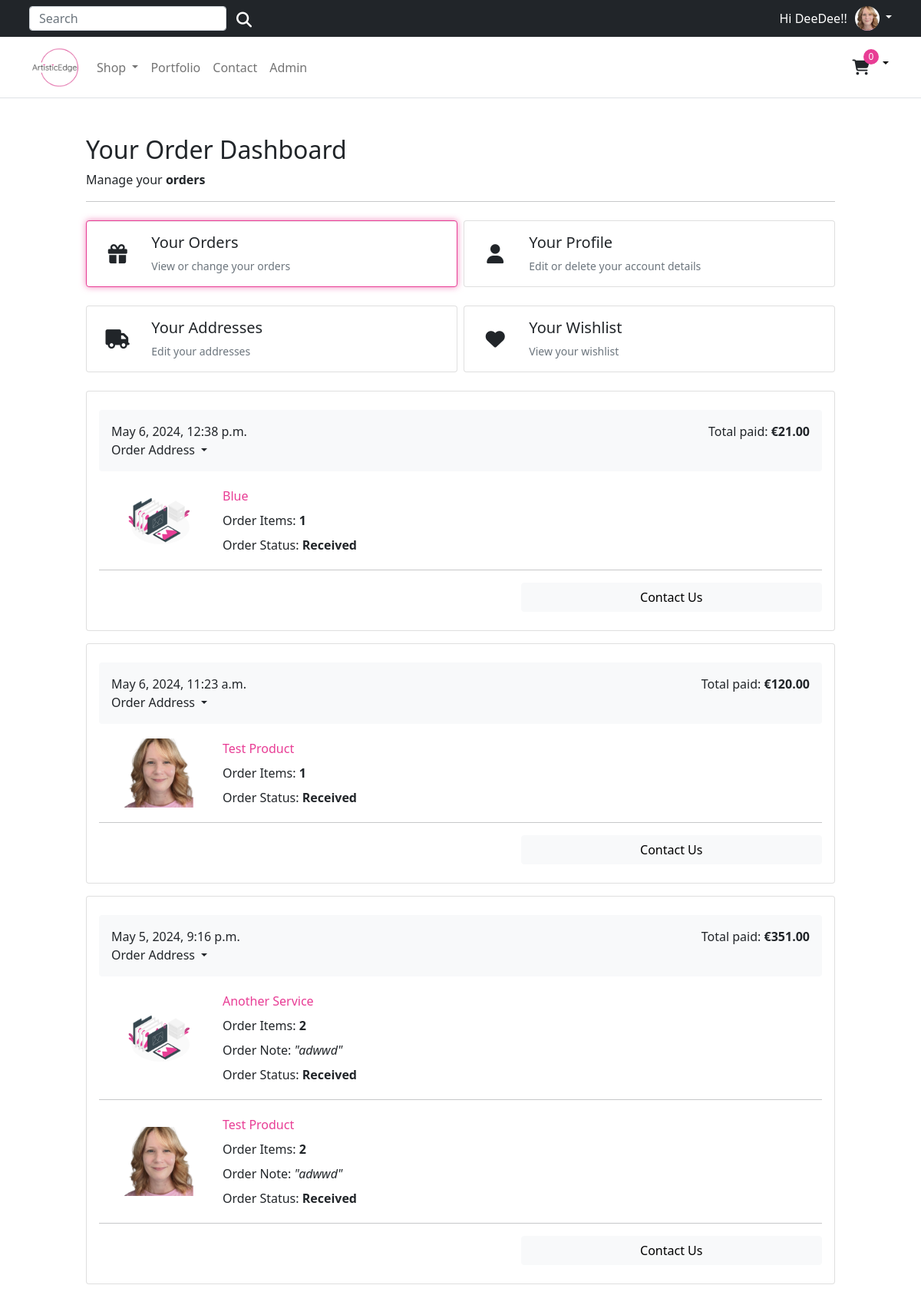
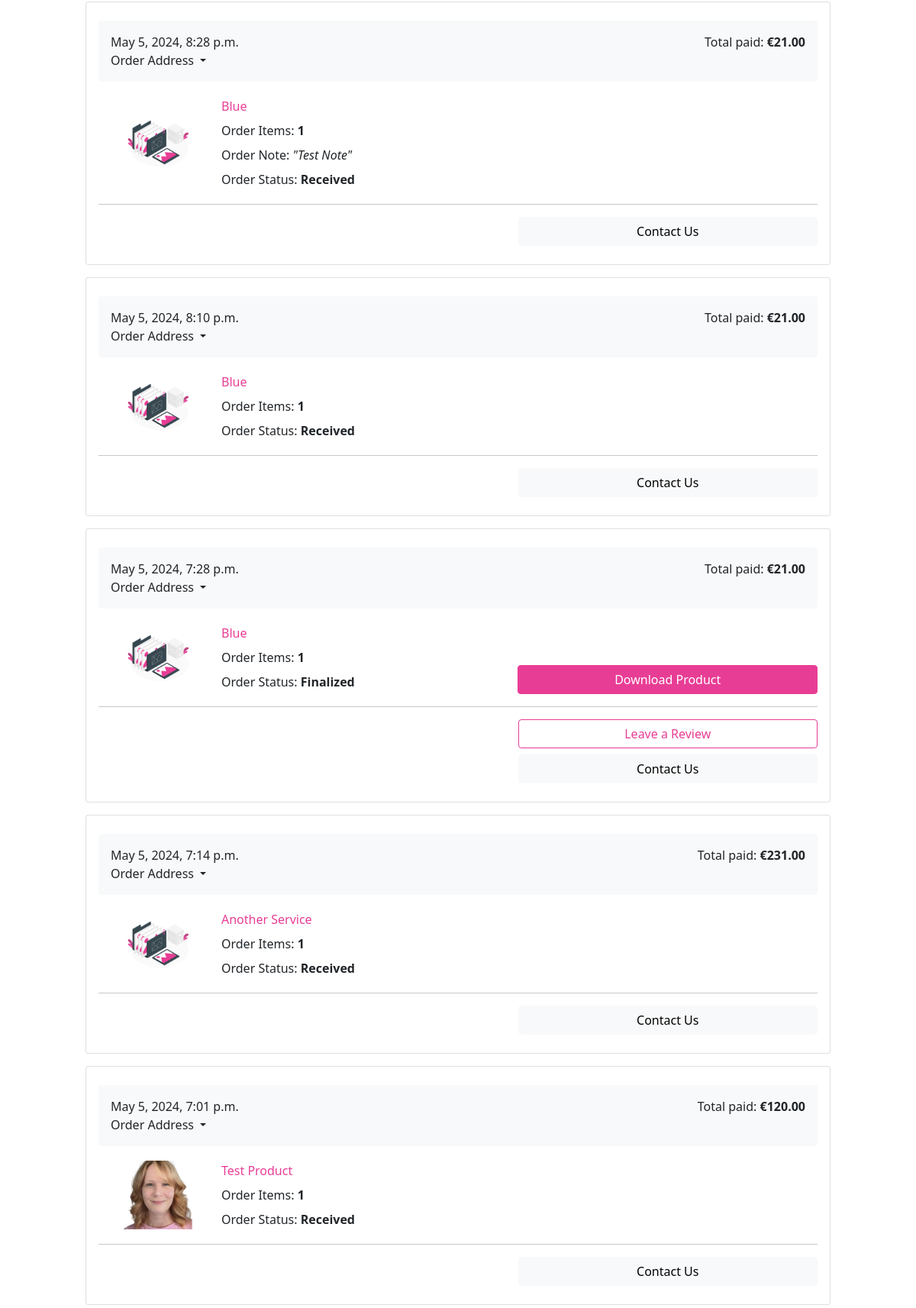
The app's page /account/dashboard/ (signed in, upper part) with its own data (2 pictures, top to bottom).
### account/models.py (models this page shows, shortened)
class Customer(AbstractBaseUser, PermissionsMixin):
    email = models.EmailField(_('email address'), unique=True)
    name = models.CharField(max_length=150)
    mobile = models.CharField(max_length=20, blank=True)
    profile_image = models.ImageField(_('profile image'), upload_to='profile_images/', null=True, blank=True)
    is_active = models.BooleanField(default=False)
    is_staff = models.BooleanField(default=False)
    created = models.DateTimeField(auto_now_add=True)
    updated = models.DateTimeField(auto_now=True)
    objects = CustomAccountManager()
    USERNAME_FIELD = 'email'
    REQUIRED_FIELDS = ['name']
    class Meta:
        verbose_name = "Accounts"
        verbose_name_plural = "Accounts"

### orders/models.py (models this page shows, shortened)
class Order(models.Model):
    user = models.ForeignKey(settings.AUTH_USER_MODEL, on_delete=models.CASCADE, related_name='order_user')
    full_name = models.CharField(_("Full Name"), max_length=150, default='No name provided')
    phone = models.CharField(_("Phone Number"), max_length=50, default='No phone provided')
    address_line = models.CharField(_("Address Line 1"), max_length=255, default='No address provided')
    address_line2 = models.CharField(_("Address Line 2"), max_length=255, default='No address provided')
    town_city = models.CharField(_("City, State"), max_length=150, default='No city provided')
    country = models.CharField(_("Country"), max_length=200, null=True, blank=True, choices=[('', 'Select Country')] + list(CountryField().choices))
    postcode = models.CharField(_("Postcode"), max_length=50, default='No post code provided')
    created = models.DateTimeField(auto_now_add=True)
    updated = models.DateTimeField(auto_now=True)
    total_paid = models.DecimalField(max_digits=5, decimal_places=2)
    order_key = models.CharField(max_length=200)
    buyer_note = models.TextField(blank=True, null=True, max_length=500)
    billing_status = models.BooleanField(default=False)
    STATUS_CHOICES = (
        ('received', 'Received'),
        ('in_progress', 'In Progress'),
        ('finalized', 'Finalized'),
    )
    order_status = models.CharField(max_length=20, choices=STATUS_CHOICES, default='received')
    digital_product = models.FileField(upload_to='orders/products/', blank=True, null=True)
    class Meta:
        ordering = ('-created',)

class OrderItem(models.Model):
    order = models.ForeignKey(Order,
                              related_name='items',
                              on_delete=models.CASCADE)
    product = models.ForeignKey(Product,
                                related_name='order_items',
                                on_delete=models.CASCADE)
    price = models.DecimalField(max_digits=5, decimal_places=2)
    quantity = models.PositiveIntegerField(default=1)

### store/models.py (models this page shows)
class Product(models.Model):
    category = models.ForeignKey(Category, related_name='product', on_delete=models.CASCADE)
    created_by = models.ForeignKey(settings.AUTH_USER_MODEL, on_delete=models.CASCADE, related_name='product_creator')
    title = models.CharField(max_length=255)
    description = models.TextField(blank=True)
    image = models.ImageField(upload_to='images/product/', default='images/default.png')
    image_alt_text = models.CharField(max_length=255, blank=True, help_text='Product Image Alternate Text')
    slug = models.SlugField(max_length=255)
    price = models.DecimalField(max_digits=10, decimal_places=2)
    in_stock = models.BooleanField(default=True)
    is_active = models.BooleanField(default=True)
    created = models.DateTimeField(auto_now_add=True)
    updated = models.DateTimeField(auto_now=True)
    users_wishlist = models.ManyToManyField(settings.AUTH_USER_MODEL, related_name="user_wishlist", blank=True)
    average_rating = models.FloatField(default=0.0, help_text="Average Rating of the Product")
    ratings_count = models.IntegerField(default=0, help_text="Total Number of Ratings")
    objects = models.Manager()
    products = ProductManager()
    class Meta:
        verbose_name_plural = 'Products'
        ordering = ('-created',)
    def get_absolute_url(self):
        return reverse('store:product_detail', args=[self.slug])
    def __str__(self):
        return self.title

### account/views.py (the view)
# urls.py: path('dashboard/', views.dashboard, name='dashboard'),
@login_required
def dashboard(request):
    orders = user_orders(request)
    return render(request,
                  'account/user/dashboard.html', {'orders': orders})

### templates/account/user/dashboard.html (shortened to what this page needs)
{% extends "../../base.html" %}
{% load static %}
{% block content %}
<div class="container" style="max-width: 1000px">
    <div class="col-12">
      <h1 class="h2">Your Order Dashboard</h1>
    </div>
    <div class="col-12 d-flex justify-content-between">
      <div>Manage your <b>orders</b></div>
    </div>
    <hr />
    <div class="row row-cols-1 row-cols-sm-2 row-cols-md-2 g-2 pt-2">
      <div class="col">
        <a href="{% url "account:dashboard" %}" class="text-reset text-decoration-none" role="button" style="max-width: 540px;">
        <div id="ordersCard" class="card mb-3">
          <div class="row g-0">
            <div class="col-2 position-relative">
              <i class="fa-solid fa-gift position-absolute top-50 start-50 translate-middle" style="font-size: 25px;"></i>
            </div>
            <div class="col-10">
              <div class="card-body ps-0 ps-md-1">
                <h1 class="h5">Your Orders</h1>
                <p class="card-text small text-muted">View or change your orders</p>
              </div>
            </div>
          </div>
        </div>
        </a>
      </div>
      <div class="col">
        <a href="{% url "account:edit_details" %}" class="text-reset text-decoration-none" role="button" style="max-width: 540px;">
        <div id="profileCard" class="card mb-3">
          <div class="row g-0">
            <div class="col-2 position-relative">
              <i class="fa-solid fa-user position-absolute top-50 start-50 translate-middle" style="font-size: 25px;"></i>
            </div>
            <div class="col-10">
              <div class="card-body ps-0 ps-md-1">
                <h1 class="h5">Your Profile</h1>
                <p class="card-text small text-muted">Edit or delete your account details</p>
              </div>
            </div>
          </div>
        </div>
        </a>
      </div>
      <div class="col">
        <a href="{% url "account:addresses" %}" class="text-reset text-decoration-none" role="button" style="max-width: 540px;">
        <div id="addressesCard" class="card mb-3">
          <div class="row g-0">
            <div class="col-2 position-relative">
              <i class="fa-solid fa-truck position-absolute top-50 start-50 translate-middle" style="font-size: 25px;"></i>
            </div>
            <div class="col-10">
              <div class="card-body ps-0 ps-md-1">
                <h1 class="h5">Your Addresses</h1>
                <p class="card-text small text-muted">Edit your addresses</p>
              </div>
            </div>
          </div>
        </div>
        </a>
      </div>
      <div class="col">
        <a href="{% url "account:wishlist" %}" class="text-reset text-decoration-none" role="button" style="max-width: 540px;">
        <div id="wishlistCard" class="card mb-3">
          <div class="row g-0">
            <div class="col-2 position-relative">
              <i class="fa-solid fa-heart position-absolute top-50 start-50 translate-middle" style="font-size: 25px;"></i>
            </div>
            <div class="col-10">
              <div class="card-body ps-0 ps-md-1">
                <h1 class="h5">Your Wishlist</h1>
                <p class="card-text small text-muted">View your wishlist</p>
              </div>
            </div>
          </div>
        </div>
        </a>
      </div>
</div>
<div class="container px-0 pt-2" id="orderDetails">
  {% for order in orders %}
  <div class="card mb-3 rounded-2 p-3">
      <div class="row g-3 p-2">
          <div class="col-12 bg-light p-3 d-flex justify-content-between rounded-2">
              <div class="d-flex d-flex-inline">
                  <div class="pe-3">
                      {{ order.created }}
                      <div class="dropdown">
                          <a class="text-reset text-decoration-none dropdown-toggle" href="#" role="link" id="dropdownLink" data-bs-toggle="dropdown" aria-expanded="false">
                              Order Address
                          </a>
                      </div>
                  </div>
              </div>
              <div class="text-end">
                  Total paid: <span class="fw-bold">€{{ order.total_paid }}</span>
              </div>
          </div>
          <div class="col-md-12 col-lg-12 p-0">
              {% for item in order.items.all %}
              <div class="card mb-3 border-0">
                  <div class="row g-0">
                      <div class="col-md-2 col-md-2 d-flex justify-content-center align-items-center">
                          <img class="img-fluid" style="width:90px" src="{{item.product.image.url}}" />
                      </div>
                      <div class="col-12 col-md-5">
                          <div class="card-body p-1">
                              <a class="text-decoration-none" href="{{ item.product.get_absolute_url }}">
                                  <p class="card-text">{{item.product|title}}</p>
                              </a>
                              <div class="mt-2">
                                  Order Items: <span class="fw-bold">{{ order.items.all|length }}</span>
                              </div>
                              {% if order.buyer_note %}
                              <div class="mt-2">
                                  Order Note:
                                  <span class="fst-italic">
                                      "{{ order.buyer_note }}"
                                  </span>
                              </div>
                              {% endif %}
                              <div class="mt-2">
                                  Order Status: <span class="fw-bold">{{ order.get_order_status_display }}</span>
                              </div>
                          </div>
                      </div>
                      <div class="text-end d-flex flex-column justify-content-end col-12 col-md-5">
                          {% if order.order_status == 'finalized' and order.digital_product %}
                          <div>
                              <a href="{{ order.digital_product.url }}" class="btn btn-primary mt-2 col-12" download>
                                  Download Product
                              </a>
                          </div>
                          {% endif %}
                      </div>
                  </div>
              </div>
              <hr>
              <div class="row g-0">
                <div class="col-12 col-lg-5 ms-lg-auto text-end">
                  {% if order.order_status == 'finalized' %}
                  <button class="btn btn-secondary open-review-btn w-100 w-lg-auto mb-2"
                  data-product-id="review-{{ order.id }}-{{ item.product.id }}" type="button">
                  Leave a Review
                  </button>
                  {% endif %}
                </div>
              </div>
              {% endfor %}
              <div class="row g-0">
                <div class="col-12 col-lg-5 ms-lg-auto text-end">
                  <button class="btn btn-light problem-with-order-button w-100 w-lg-auto" type="button">Contact Us</button>
                </div>
              </div>
          </div>
      </div>
  </div>
  {% endfor %}
</div>
{% endblock %}

### templates/base.html (shortened to what this page needs)
{% load static %}
<!DOCTYPE html>
<html lang="en">
<head>
  {% block corecss %}
    <link href="https://cdn.jsdelivr.net/npm/bootstrap@5.0.0-beta1/dist/css/bootstrap.min.css" rel="stylesheet">
    <link rel="stylesheet" href="https://code.jquery.com/ui/1.13.1/themes/base/jquery-ui.css">
    <link rel="stylesheet" href="{% static 'css/style.css' %}">
  {% endblock%}
</head>
<body>
    <div class="top-banner-container bg-dark">
      <div class="top-banner container bg-dark">
        <div class="d-flex align-items-left flex-grow-1">
          <form class="d-md-flex d-none search-form" method="GET" action="{% url 'store:all_products' %}">
            <input class="form-control top-search-bar" type="search" name="q" placeholder="Search" aria-label="Search">
            <button class="btn search-button" type="submit"><i class="fas fa-search text-white" aria-hidden="true"></i></button>
          </form>
        </div>
        {% if request.user.is_authenticated %}
          <span class="greeting-text">
            Hi {{ request.user.name }}!
          </span>
          <div class="dropdown text-end">
            <a href="#" class="d-block link-body-emphasis text-decoration-none dropdown-toggle" data-bs-toggle="dropdown" aria-expanded="false">
              {% if request.user.profile_image %}
                <img src="{{ request.user.profile_image.url }}" alt="{{ request.user.name }}" width="32" height="32" class="rounded-circle">
              {% else %}
                {% comment %} Default profile image if user has not uploaded one {% endcomment %}
                <img src="{% static 'images/default_profile.png' %}" alt="Default Profile Image" width="32" height="32" class="rounded-circle">
              {% endif %}
            </a>
          </div>
        {% else %}
          <a href="{% url 'account:login' %}">Sign in</a>&nbsp;<span class="text-muted"> or</span>&nbsp;<a href="{% url 'account:register' %}">Register</a>
        {% endif %}
      </div>
    </div>
    <header>
      <nav class="navbar navbar-expand-md navbar-light bg-white border-bottom">
        <div class="container">
          <div class="d-flex w-100 navbar-collapse">
            <a class="navbar-brand d-none d-md-block" href="/">
              <img src="{% static 'images/logo.png' %}" height="60">
            </a>
            <ul class="navbar-nav me-auto mb-2 mb-md-0">
              <li class="nav-item dropdown">
                <a class="nav-link dropdown-toggle d-none d-md-block fw500" href="#" id="navbarDropdown" role="button"
                  data-bs-toggle="dropdown" aria-expanded="false">
                  Shop
                </a>
              </li>
              <li class="nav-item">
                <a class="nav-link d-none d-md-block fw500" href="{% url 'store:portfolio' %}" aria-expanded="false">
                  Portfolio
                </a>
              </li>
              <li class="nav-item">
                <a class="nav-link d-none d-md-block fw500" href="{% url 'store:all_products' %}#contact-form-section" aria-expanded="false">
                  Contact
                </a>
              </li>
              {% if request.user.is_authenticated and request.user.is_staff %}
              <li class="nav-item">
                <a class="nav-link d-none d-md-block fw500" href="{% url 'admin:index' %}" target="_blank">Admin</a>
              </li>
              {% endif %}
            </ul>
            <div class="dropdown text-end d-flex align-center">
                <a type="button" role="button" href="{% url 'store_basket:basket_summary' %}" class="btn store-basket">
                  {% with total_qty=basket|length %}
                      <div id="basket-qty" class="d-inline-flex">
                          {% if total_qty > 0 %}
                              {{ total_qty }}
                          {% else %}
                              0
                          {% endif %}
                      </div>
                  {% endwith %}
                  <i class="fa-solid fa-cart-shopping" aria-hidden="true"></i>
                </a>
                <a href="#" class="d-block link-body-emphasis text-decoration-none dropdown-toggle basket-toggle" data-bs-toggle="dropdown" aria-expanded="false">
                </a>
                </div>
          </div>
        </div>
      </nav>
    </header>
  <main class="main">
    <div class="py-5">
      {% block content %}
      {% endblock %}
    </div>
  </main>
</body>
</html>

### records on screen
Customer: user.name "DeeDee!", user.profile_image (picture)
Order: created "May 6, 2024, 12:38 p.m.", total_paid "21.00", items.all|length "1", order_status "Received"
OrderItem: product.image (placeholder picture), product "Blue"
Order: created "May 6, 2024, 11:23 a.m.", total_paid "120.00", items.all|length "1", order_status "Received"
OrderItem: product.image (picture), product "Test Product"
Order: created "May 5, 2024, 9:16 p.m.", total_paid "351.00", items.all|length "2", buyer_note "adwwd", order_status "Received"
OrderItem: product.image (placeholder picture), product "Another Service"
OrderItem: product.image (picture), product "Test Product"
Order: created "May 5, 2024, 8:28 p.m.", total_paid "21.00", items.all|length "1", buyer_note "Test Note", order_status "Received"
OrderItem: product.image (placeholder picture), product "Blue"
Order: created "May 5, 2024, 8:10 p.m.", total_paid "21.00", items.all|length "1", order_status "Received"
OrderItem: product.image (placeholder picture), product "Blue"
Order: created "May 5, 2024, 7:28 p.m.", total_paid "21.00", items.all|length "1", order_status "Finalized"
OrderItem: product.image (placeholder picture), product "Blue"
Order: created "May 5, 2024, 7:14 p.m.", total_paid "231.00", items.all|length "1", order_status "Received"
OrderItem: product.image (placeholder picture), product "Another Service"
Order: created "May 5, 2024, 7:01 p.m.", total_paid "120.00", items.all|length "1", order_status "Received"
OrderItem: product.image (picture), product "Test Product"
